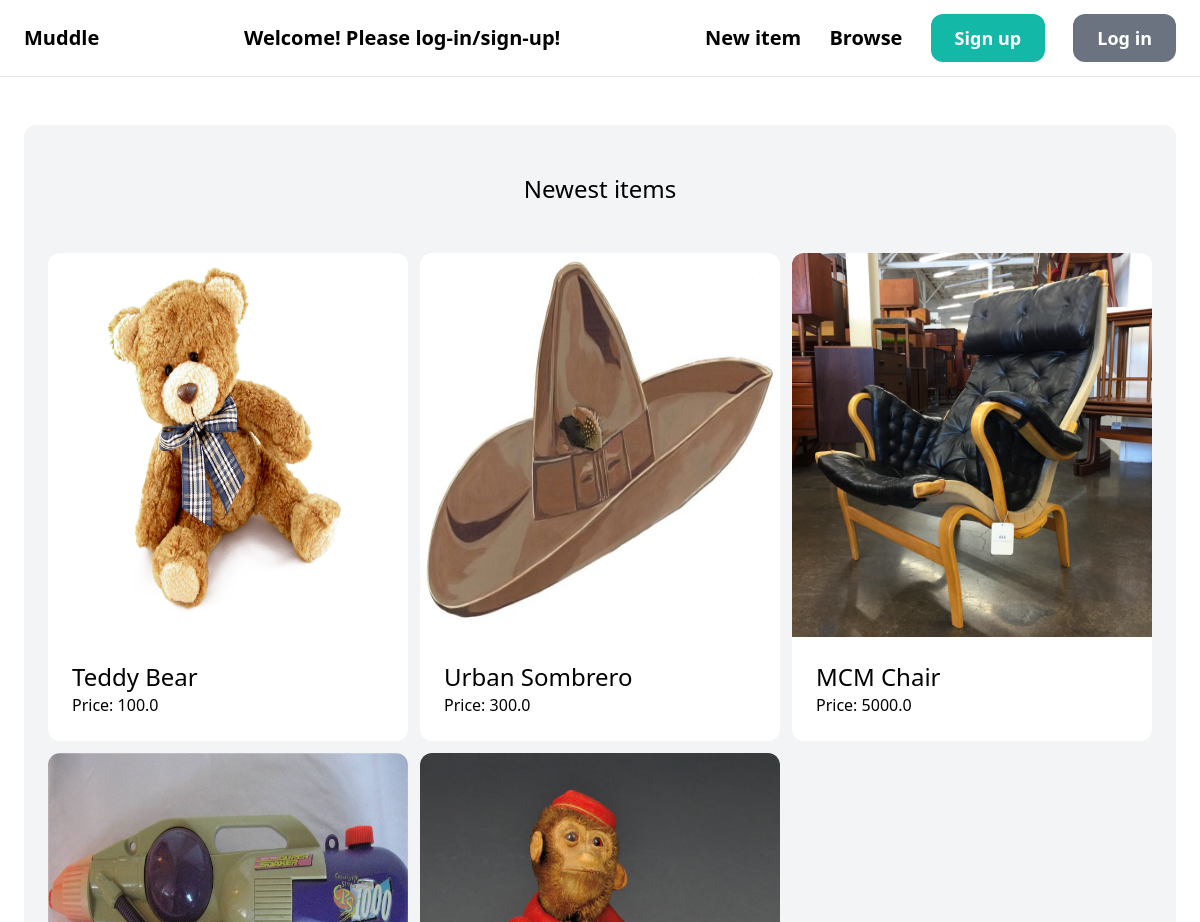
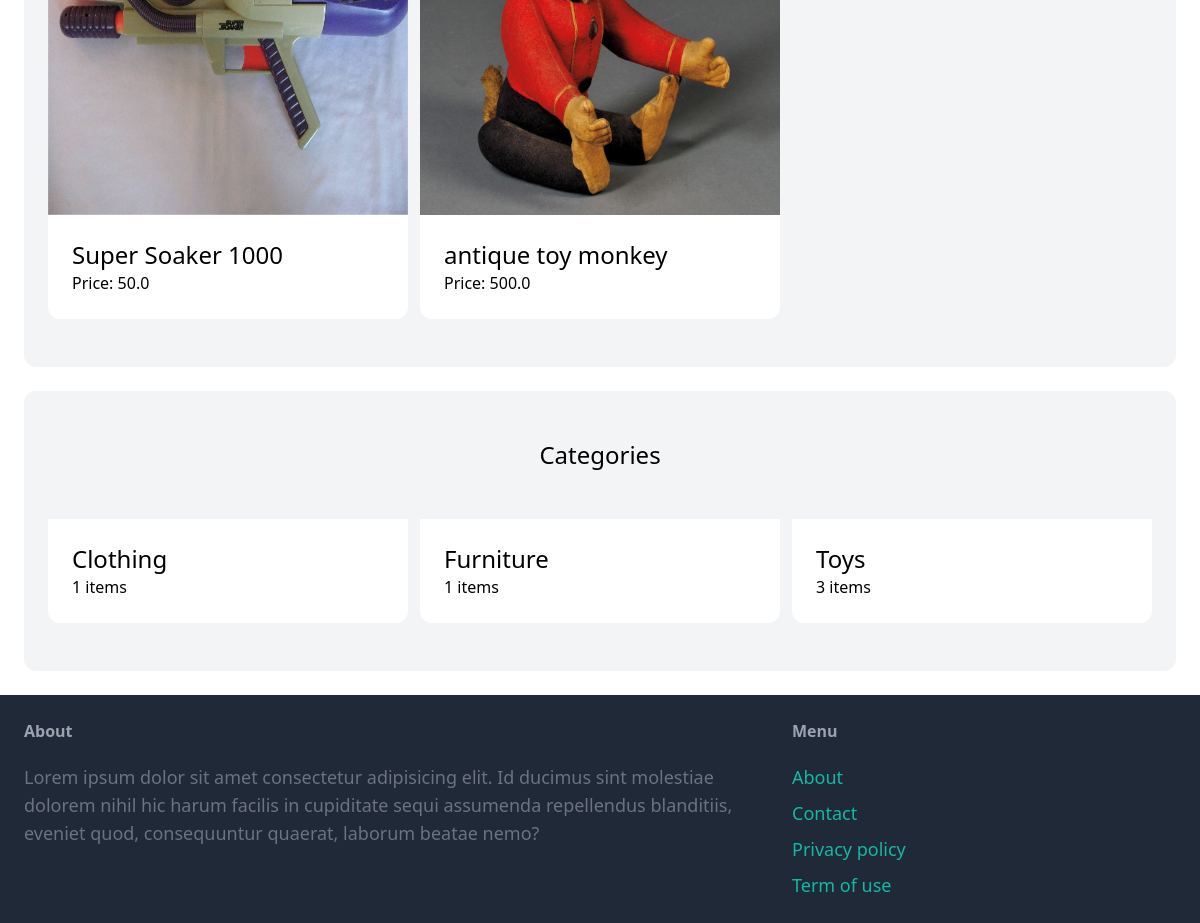
The page / on the database its author committed (2 pictures, top to bottom).
### item/models.py (models this page shows, shortened)
class Item(models.Model):
    category = models.ForeignKey(Category, related_name='items', on_delete=models.CASCADE)
    name=models.CharField(max_length=255)
    description = models.TextField(blank=True, null=True)
    price = models.FloatField()
    image = models.ImageField(upload_to='item_images', blank=True, null=True)
    is_sold = models.BooleanField(default=False)
    created_by = models.ForeignKey(User, related_name='items', on_delete=models.CASCADE)
    created_at=models.DateTimeField(auto_now_add=True)

class Category(models.Model):
    name=models.CharField(max_length=255)
    class Meta:
        ordering = ('name',)
        verbose_name_plural = 'Categories'

### core/views.py (the view)
# urls.py: path('', views.index, name='index'),
def index(request):
    items = Item.objects.filter(is_sold=False)[0:6]
    categories = Category.objects.all()
    return render(request, 'core/index.html', {
        'categories': categories,
        'items': items,
    })

### core/templates/core/index.html (shortened to what this page needs)
{% extends 'core/base.html' %}
{% block content %}
    <div class="mt-6 px-6 py-12 bg-gray-100 rounded-xl">
        <h2 class="mb-12 text-2xl text-center">Newest items</h2>
        <div class="grid grid-cols-3 gap-3">
            {% for item in items %}
                <div>
                    <a href="{% url 'item:detail' item.id %}">
                        <div>
                            <img src="{{ item.image.url }}" class="rounded-t-xl w-96 h-96" alt="">
                        </div>
                        <div class="p-6 bg-white rounded-b-xl">
                            <h2 class="text-2xl">{{item.name}}</h2>
                            <p class="text-gray-5000">Price: {{item.price}}</p>
                        </div>
                    </a>
                </div>
            {% endfor %}
        </div>
    </div>
    <div class="mt-6 px-6 py-12 bg-gray-100 rounded-xl">
        <h2 class="mb-12 text-2xl text-center">Categories</h2>
        <div class="grid grid-cols-3 gap-3">
            {% for category in categories %}
                <div>
                    <a href="#">
                        <div class="p-6 bg-white rounded-b-xl">
                            <h2 class="text-2xl">{{category.name}}</h2>
                            <p class="text-gray-5000">{{category.items.count}} items</p>
                        </div>
                    </a>
                </div>
            {% endfor %}
        </div>
    </div>
{% endblock %}

### core/templates/core/base.html (shortened to what this page needs)
<!DOCTYPE html>
<html lang="en">
    <head>
        <script src="https://cdn.tailwindcss.com"></script>
    </head>
    <body>
        <nav class="py-6 px-6 flex justify-between items-center border-b border-gray-200">
            <a href="/" class="text-xl font-semibold">Muddle</a>
            {% if request.user.is_authenticated %}
                <p class="text-xl font-semibold">Welcome back {{ request.user.first_name }}!</p>
            {% else %}
            <p class="text-xl font-semibold">Welcome! Please log-in/sign-up!</p>
            {% endif %}
            <div class="space-x-6">
                <a href="{% url 'item:new' %}" class="text-xl font-semibold hover:text-gray-500">New item</a>
                <a href="{% url 'item:items' %}" class="text-xl font-semibold hover:text-gray-500">Browse</a>
                {% if request.user.is_authenticated %}
                    <a href="{% url 'conversation:inbox' %}" class="px-6 py-3 text-lg font-semibold bg-teal-500 text-white rounded-xl hover:bg-teal-700">Inbox</a>
                    <a href="{% url 'dashboard:index' %}" class="px-6 py-3 text-lg font-semibold bg-gray-500 text-white rounded-xl hover:bg-gray-700">Dashboard</a>
                    <a href="{% url 'core:logout' %}" class="px-6 py-3 text-lg font-semibold bg-red-500 text-white rounded-xl hover:bg-red-700">Log out</a>
                {% else %}
                    <a href="{% url 'core:signup' %}" class="px-6 py-3 text-lg font-semibold bg-teal-500 text-white rounded-xl hover:bg-teal-700">Sign up</a>
                    <a href="{% url 'core:login' %}" class="px-6 py-3 text-lg font-semibold bg-gray-500 text-white rounded-xl hover:bg-gray-700">Log in</a>
                {% endif %}
            </div>
        </nav>
        <div class="px-6 py-6">
            {% block content %}
            {% endblock %}
        </div>
        <footer class="py-6 px-6 flex justify-between bg-gray-800">
            <div class="w-2/3 pr-10">
                <h3 class="mb-5 font-semibold text-gray-400">About</h3>
                <p class="text-lg text-gray-500">Lorem ipsum dolor sit amet consectetur adipisicing elit. Id ducimus sint molestiae dolorem nihil hic harum facilis in cupiditate sequi assumenda repellendus blanditiis, eveniet quod, consequuntur quaerat, laborum beatae nemo?
                </p>
            </div>
            <div class="w-1/3">
                <h3 class="mb-5 font-semibold text-gray-400">Menu</h3>
                <ul class="space-y-2">
                    <li><a href="#" class="text-lg text-teal-500 hover:text-teal-700">About</a></li>
                    <li><a href="{% url 'core:contact' %}" class="text-lg text-teal-500 hover:text-teal-700">Contact</a></li>
                    <li><a href="#" class="text-lg text-teal-500 hover:text-teal-700">Privacy policy</a></li>
                    <li><a href="#" class="text-lg text-teal-500 hover:text-teal-700">Term of use</a></li>
                </ul>
            </div>
        </footer>
    </body>
</html>

### rows shown on the page
Item: image (picture), name "Teddy Bear", price "100.0"
Item: image (picture), name "Urban Sombrero", price "300.0"
Item: image (picture), name "MCM Chair", price "5000.0"
Item: image (picture), name "Super Soaker 1000", price "50.0"
Item: image (picture), name "antique toy monkey", price "500.0"
Category: name "Clothing", items.count "1"
Category: name "Furniture", items.count "1"
Category: name "Toys", items.count "3"
